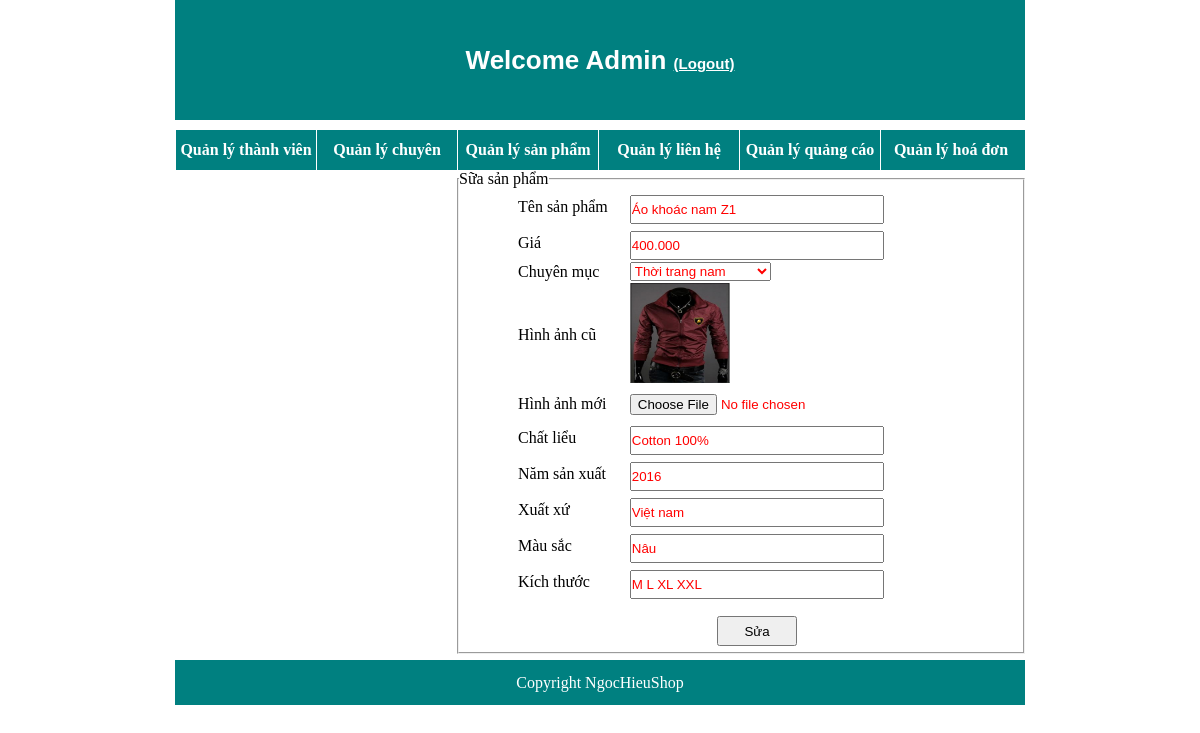
The page /admin/quanlysanpham/Suasp.php?id=16 (signed in) on the database its author committed.
### tables this page shows
CREATE TABLE `sanpham` (
  `id` int(10) UNSIGNED NOT NULL,
  `tensp` varchar(100) NOT NULL,
  `gia` varchar(100) NOT NULL,
  `loaisp` varchar(100) NOT NULL,
  `hinhanh` text NOT NULL,
  `chuyenmuc_id` int(10) NOT NULL,
  `chatlieu` varchar(255) NOT NULL,
  `namsx` year(4) NOT NULL,
  `xuatxu` varchar(255) NOT NULL,
  `mausac` varchar(255) NOT NULL,
  `kichthuoc` varchar(255) NOT NULL,
  `tensp_khongdau` varchar(255) NOT NULL
);

### admin/quanlysanpham/Suasp.php (the view, shortened to what this page needs)
<?php
    $id=$_GET['id'];
    $sql="select * from sanpham where id='$id'";
    $query=mysql_query($sql);
    $data=array();
    while($row=mysql_fetch_assoc($query)){
        $data['tensp']=$row['tensp'];
        $data['gia']=$row['gia'];
        $data['hinhanh']=$row['hinhanh'];
        $data['chuyenmuc_id']=$row['chuyenmuc_id'];
        $data['chatlieu']=$row['chatlieu'];
        $data['namsx']=$row['namsx'];
        $data['xuatxu']=$row['xuatxu'];
        $data['kichthuoc']=$row['kichthuoc'];
        $data['mausac']=$row['mausac'];
        $data['id']=$row['id'];
    }
?>
<!DOCTYPE HTML>
<html>
<head>
    <link rel="stylesheet" type="text/css" href="style - Copy.css">
</head>
<body>
	<?php
		if($_SESSION['level']==2){
    echo "<div id='top'>Welcome Admin <a href='../../logout.php' style='color:white;font-size:15px;'>(Logout)</a></div>";
		}
	else{
		header('location:../../login.php');
		}
		?>
    <div id="menu">
        <ul>
            <li><a href="../quanlythanhvien.php">Quản lý thành viên</a></li>
            <li><a href="../quanlychuyenmuc/quanlychuyenmuc.php">Quản lý chuyên mục</a></li>
            <li><a href="quanlysanpham.php">Quản lý sản phẩm</a></li>
             <li ><a href="../quanlylienhe/quanlylienhe.php" >Quản lý liên hệ</a></li>
            <li><a href="../quanlyquangcao.php">Quản lý quảng cáo</a></li>
            <li><a href="../quanlydonhang/quanlydonhang.php">Quản lý hoá đơn</a></li>
        </ul>
    </div>
    <div id="themsp">
        <fieldset style="height:480px;"  >
        <legend>Sữa sản phẩm</legend>
            <form  method="post" id="formthemsp" enctype="multipart/form-data">
                <table>
                <tr>
                    <td>Tên sản phẩm</td>
                    <td><input type="text" placeholder="Tên sản phẩm" name="username" value="<?php echo $data['tensp'];?>"/></td>
                </tr>
                <tr>
                    <td>Giá</td>
                    <td><input type="text" placeholder="Giá" name="gia" value="<?php echo $data['gia'];?>" /></td>
                </tr>
                <tr>
                    <td>Chuyên mục</td>
                    <td><select name="loaisp">
                    <option <?php if($data['chuyenmuc_id']==2){echo 'selected="selected"';}?> value="2">Thời trang nam</option>
                </select>
                    </td>
                </tr>
                <tr>
                    <td>Hình ảnh cũ</td>
                    <td><img src="<?php echo $data['hinhanh']; ?>" width="100px" height="100px"/><br /></td>
                </tr>
                <tr>
                    <td>Hình ảnh mới</td>
                    <td><input type="file" name="anh" /></td>
                </tr>
                <tr>
                    <td>Chất liểu</td>
                    <td><input type="text" name="chatlieu" value="<?php echo $data['chatlieu']?>"/></td>
                </tr>
                <tr>
                    <td>Năm sản xuất</td>
                    <td><input type="number" name="namsx" value="<?php echo $data['namsx']?>"/></td>
                </tr>
                <tr>
                    <td>Xuất xứ</td>
                    <td><input type="text" name="xuatxu" value="<?php echo $data['xuatxu']?>"/></td>
                </tr>
                <tr>
                    <td>Màu sắc</td>
                    <td><input type="text" name="mausac" value="<?php echo $data['mausac']?>" /></td>
                </tr>
                <tr>
                    <td>Kích thước</td>
                    <td><input type="text" name="kichthuoc" value="<?php echo $data['kichthuoc']?>" /></td>
                </tr>
                <tr><td colspan="2"><input type="submit" value="Sửa" name="ok" style="margin-left:199px;width: 80px; height: 30px;margin-top: 15px;color: black;"/></td></tr>
                </table>
            </form>
        </fieldset>
    </div>
    <div id="footer">Copyright NgocHieuShop</div>
</body>
</html>

### admin/quanlysanpham/style - Copy.css (style rules this page uses)
* { margin: 0px; padding: 0px; }
#top { width:850px; margin: auto; height: 120px; background-color: teal; text-align: center; line-height:120px; color: white; font-size:26px; font-family:arial; font-weight: bold; }
#menu { width:850px; margin: auto; height: 40px; background-color: teal; margin-top: 10px; }
#menu ul { list-style: none; }
#menu ul li { float: left; width: 140px; text-align: center; border-left: 1px solid white; line-height: 40px; }
#menu ul li a { text-decoration:none; color: white; font-weight: bold; }
#footer { width: 850px; margin: auto; height:45px; text-align: center; color: white; background-color: teal; line-height: 45px; margin-top: 10px; }
#themsp { width: 850px; margin:auto; height: 480px; }
#formthemsp { width: 450px; margin: auto; height: 250px; }
#formthemsp input { height: 25px; width: 250px; margin-top: 5px; margin-left: 20px; color: red; }
#formthemsp select { margin-left: 20px; color: red; }
#formthemsp img { margin-left: 20px; }

### rows shown on the page
sanpham: username "Áo khoác nam Z1", gia "400.000", loaisp "Thời trang nam", hinhanh (picture), chatlieu "Cotton 100%", namsx "2016", xuatxu "Việt nam", mausac "Nâu", kichthuoc "M L XL XXL"
